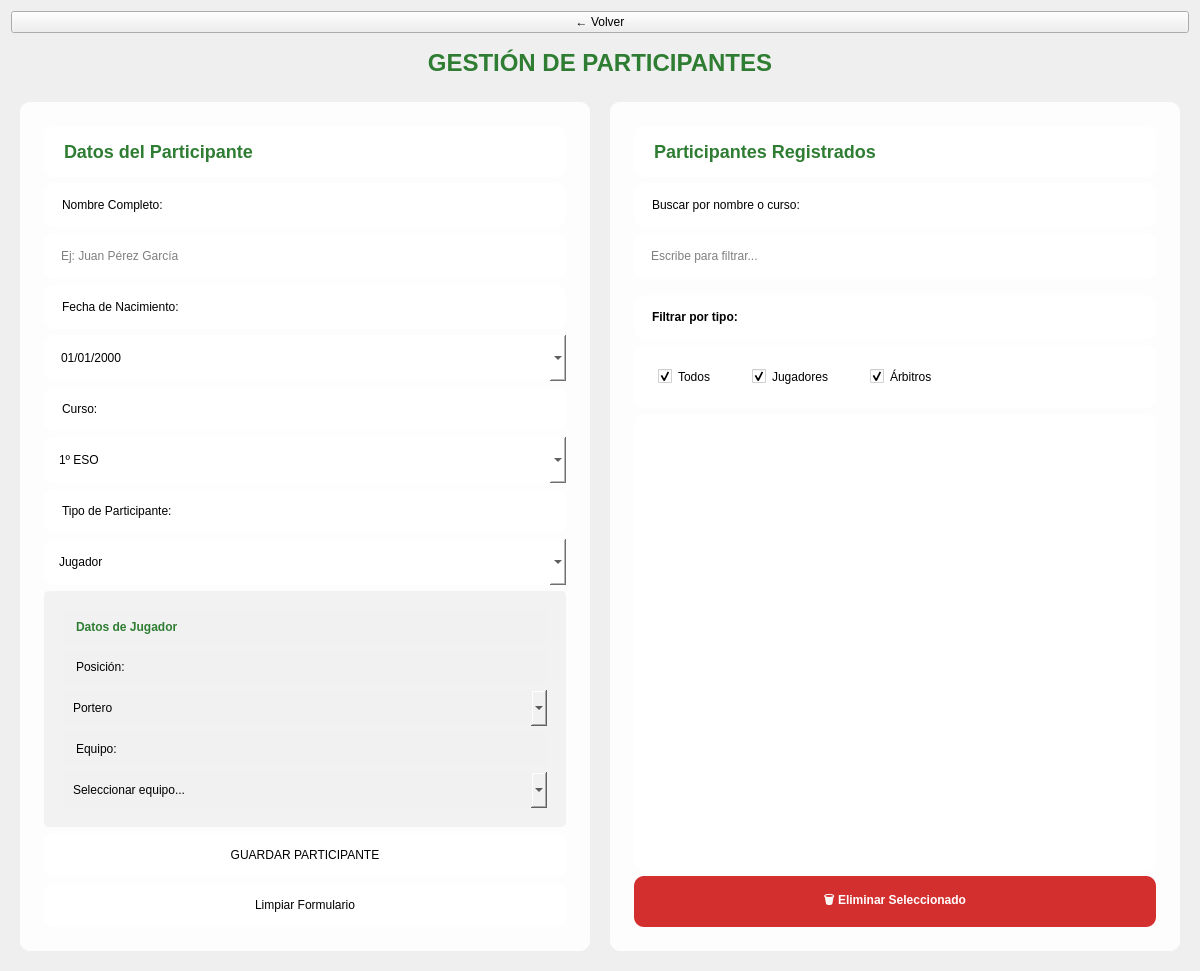
<?xml version="1.0" encoding="UTF-8"?>
<ui version="4.0">
 <class>FormParticipantes</class>
 <widget class="QWidget" name="FormParticipantes">
  <property name="geometry">
   <rect>
    <x>0</x>
    <y>0</y>
    <width>1200</width>
    <height>700</height>
   </rect>
  </property>
  <property name="windowTitle">
   <string>Gestión de Participantes</string>
  </property>
  <layout class="QVBoxLayout" name="verticalLayout">
   <item>
    <widget class="QPushButton" name="btnVolver">
     <property name="text">
      <string>← Volver</string>
     </property>
     <property name="maximumWidth">
      <number>150</number>
     </property>
     <property name="minimumHeight">
      <number>40</number>
     </property>
     <property name="cursor">
      <cursorShape>PointingHandCursor</cursorShape>
     </property>
    </widget>
   </item>
   <item>
    <widget class="QLabel" name="lblTitulo">
     <property name="text">
      <string>GESTIÓN DE PARTICIPANTES</string>
     </property>
     <property name="alignment">
      <set>Qt::AlignCenter</set>
     </property>
     <property name="styleSheet">
      <string>font-size: 24px; font-weight: bold; color: #2E7D32; padding: 10px;</string>
     </property>
    </widget>
   </item>
   <item>
    <!-- Contenedor principal dividido -->
    <widget class="QWidget" name="contenedorPrincipal" native="true">
     <layout class="QHBoxLayout" name="horizontalLayout">
      <property name="spacing">
       <number>20</number>
      </property>
      <item>
       <!-- Lado izquierdo: Formulario -->
       <widget class="QFrame" name="frameFormulario">
        <property name="frameShape">
         <enum>QFrame::StyledPanel</enum>
        </property>
        <property name="styleSheet">
         <string>background: rgba(255, 255, 255, 0.85); border-radius: 10px; padding: 15px;</string>
        </property>
        <layout class="QVBoxLayout" name="verticalLayout_2">
         <item>
          <widget class="QLabel" name="lblTituloFormulario">
           <property name="text">
            <string>Datos del Participante</string>
           </property>
           <property name="styleSheet">
            <string>font-size: 18px; font-weight: bold; color: #2E7D32;</string>
           </property>
          </widget>
         </item>
         <item>
          <widget class="QLabel" name="lblNombre">
           <property name="text">
            <string>Nombre Completo:</string>
           </property>
          </widget>
         </item>
         <item>
          <widget class="QLineEdit" name="txtNombre">
           <property name="placeholderText">
            <string>Ej: Juan Pérez García</string>
           </property>
          </widget>
         </item>
         <item>
          <widget class="QLabel" name="lblFechaNacimiento">
           <property name="text">
            <string>Fecha de Nacimiento:</string>
           </property>
          </widget>
         </item>
         <item>
          <widget class="QDateEdit" name="dateFechaNacimiento">
           <property name="displayFormat">
            <string>dd/MM/yyyy</string>
           </property>
           <property name="calendarPopup">
            <bool>true</bool>
           </property>
          </widget>
         </item>
         <item>
          <widget class="QLabel" name="lblCurso">
           <property name="text">
            <string>Curso:</string>
           </property>
          </widget>
         </item>
         <item>
          <widget class="QComboBox" name="comboCurso">
           <item>
            <property name="text">
             <string>1º ESO</string>
            </property>
           </item>
           <item>
            <property name="text">
             <string>2º ESO</string>
            </property>
           </item>
           <item>
            <property name="text">
             <string>3º ESO</string>
            </property>
           </item>
           <item>
            <property name="text">
             <string>4º ESO</string>
            </property>
           </item>
           <item>
            <property name="text">
             <string>1º Bachillerato</string>
            </property>
           </item>
           <item>
            <property name="text">
             <string>2º Bachillerato</string>
            </property>
           </item>
           <item>
            <property name="text">
             <string>1º DAM</string>
            </property>
           </item>
           <item>
            <property name="text">
             <string>2º DAM</string>
            </property>
           </item>
          </widget>
         </item>
         <item>
          <widget class="QLabel" name="lblTipo">
           <property name="text">
            <string>Tipo de Participante:</string>
           </property>
          </widget>
         </item>
         <item>
          <widget class="QComboBox" name="comboTipo">
           <item>
            <property name="text">
             <string>Jugador</string>
            </property>
           </item>
           <item>
            <property name="text">
             <string>Árbitro</string>
            </property>
           </item>
           <item>
            <property name="text">
             <string>Ambos</string>
            </property>
           </item>
          </widget>
         </item>
         <item>
          <!-- Frame de datos de jugador (siempre visible para tipo Jugador) -->
          <widget class="QFrame" name="frameDatosJugador">
           <property name="frameShape">
            <enum>QFrame::StyledPanel</enum>
           </property>
           <property name="visible">
            <bool>true</bool>
           </property>
           <property name="styleSheet">
            <string>background: rgba(240, 240, 240, 0.9); border-radius: 5px; padding: 10px;</string>
           </property>
           <layout class="QVBoxLayout" name="verticalLayout_3">
            <item>
             <widget class="QLabel" name="lblDatosJugador">
              <property name="text">
               <string>Datos de Jugador</string>
              </property>
              <property name="styleSheet">
               <string>font-weight: bold; color: #2E7D32;</string>
              </property>
             </widget>
            </item>
            <item>
             <widget class="QLabel" name="lblPosicion">
              <property name="text">
               <string>Posición:</string>
              </property>
             </widget>
            </item>
            <item>
             <widget class="QComboBox" name="comboPosicion">
              <item>
               <property name="text">
                <string>Portero</string>
               </property>
              </item>
              <item>
               <property name="text">
                <string>Defensa</string>
               </property>
              </item>
              <item>
               <property name="text">
                <string>Centrocampista</string>
               </property>
              </item>
              <item>
               <property name="text">
                <string>Delantero</string>
               </property>
              </item>
             </widget>
            </item>
            <item>
             <widget class="QLabel" name="lblEquipo">
              <property name="text">
               <string>Equipo:</string>
              </property>
             </widget>
            </item>
            <item>
             <widget class="QComboBox" name="comboEquipo">
              <property name="placeholderText">
               <string>Seleccionar equipo...</string>
              </property>
             </widget>
            </item>
           </layout>
          </widget>
         </item>
         <item>
          <spacer name="verticalSpacer">
           <property name="orientation">
            <enum>Qt::Vertical</enum>
           </property>
           <property name="sizeHint" stdset="0">
            <size>
             <width>20</width>
             <height>40</height>
            </size>
           </property>
          </spacer>
         </item>
         <item>
          <widget class="QPushButton" name="btnGuardar">
           <property name="text">
            <string>GUARDAR PARTICIPANTE</string>
           </property>
           <property name="minimumHeight">
            <number>50</number>
           </property>
           <property name="cursor">
            <cursorShape>PointingHandCursor</cursorShape>
           </property>
          </widget>
         </item>
         <item>
          <widget class="QPushButton" name="btnLimpiar">
           <property name="text">
            <string>Limpiar Formulario</string>
           </property>
           <property name="minimumHeight">
            <number>40</number>
           </property>
           <property name="cursor">
            <cursorShape>PointingHandCursor</cursorShape>
           </property>
          </widget>
         </item>
        </layout>
       </widget>
      </item>
      <item>
       <!-- Lado derecho: Lista de participantes -->
       <widget class="QFrame" name="frameLista">
        <property name="frameShape">
         <enum>QFrame::StyledPanel</enum>
        </property>
        <property name="styleSheet">
         <string>background: rgba(255, 255, 255, 0.85); border-radius: 10px; padding: 15px;</string>
        </property>
        <layout class="QVBoxLayout" name="verticalLayout_4">
         <item>
          <widget class="QLabel" name="lblTituloLista">
           <property name="text">
            <string>Participantes Registrados</string>
           </property>
           <property name="styleSheet">
            <string>font-size: 18px; font-weight: bold; color: #2E7D32;</string>
           </property>
          </widget>
         </item>
         <item>
          <widget class="QLabel" name="lblBuscar">
           <property name="text">
            <string>Buscar por nombre o curso:</string>
           </property>
          </widget>
         </item>
         <item>
          <widget class="QLineEdit" name="txtBuscar">
           <property name="placeholderText">
            <string>Escribe para filtrar...</string>
           </property>
           <property name="clearButtonEnabled">
            <bool>true</bool>
           </property>
          </widget>
         </item>
         <item>
          <widget class="QLabel" name="lblFiltroTipo">
           <property name="text">
            <string>Filtrar por tipo:</string>
           </property>
           <property name="styleSheet">
            <string>font-weight: bold; margin-top: 10px;</string>
           </property>
          </widget>
         </item>
         <item>
          <widget class="QWidget" name="widgetFiltros" native="true">
           <layout class="QHBoxLayout" name="horizontalLayout_filtros">
            <property name="spacing">
             <number>10</number>
            </property>
            <item>
             <widget class="QCheckBox" name="chkTodos">
              <property name="text">
               <string>Todos</string>
              </property>
              <property name="checked">
               <bool>true</bool>
              </property>
             </widget>
            </item>
            <item>
             <widget class="QCheckBox" name="chkJugadores">
              <property name="text">
               <string>Jugadores</string>
              </property>
              <property name="checked">
               <bool>true</bool>
              </property>
             </widget>
            </item>
            <item>
             <widget class="QCheckBox" name="chkArbitros">
              <property name="text">
               <string>Árbitros</string>
              </property>
              <property name="checked">
               <bool>true</bool>
              </property>
             </widget>
            </item>
            <item>
             <spacer name="horizontalSpacer_filtros">
              <property name="orientation">
               <enum>Qt::Horizontal</enum>
              </property>
              <property name="sizeHint" stdset="0">
               <size>
                <width>40</width>
                <height>20</height>
               </size>
              </property>
             </spacer>
            </item>
           </layout>
          </widget>
         </item>
         <item>
          <widget class="QScrollArea" name="scrollAreaParticipantes">
           <property name="widgetResizable">
            <bool>true</bool>
           </property>
           <property name="frameShape">
            <enum>QFrame::NoFrame</enum>
           </property>
           <widget class="QWidget" name="scrollAreaWidgetContents">
            <property name="geometry">
             <rect>
              <x>0</x>
              <y>0</y>
              <width>400</width>
              <height>500</height>
             </rect>
            </property>
            <layout class="QVBoxLayout" name="verticalLayout_5">
             <item>
              <widget class="QListWidget" name="listParticipantes">
               <property name="alternatingRowColors">
                <bool>true</bool>
               </property>
              </widget>
             </item>
            </layout>
           </widget>
          </widget>
         </item>
         <item>
          <widget class="QPushButton" name="btnEliminar">
           <property name="text">
            <string>🗑️ Eliminar Seleccionado</string>
           </property>
           <property name="minimumHeight">
            <number>40</number>
           </property>
           <property name="cursor">
            <cursorShape>PointingHandCursor</cursorShape>
           </property>
           <property name="styleSheet">
            <string>background-color: #d32f2f; color: white; font-weight: bold;</string>
           </property>
          </widget>
         </item>
        </layout>
       </widget>
      </item>
     </layout>
    </widget>
   </item>
  </layout>
 </widget>
 <resources/>
 <connections/>
</ui>
